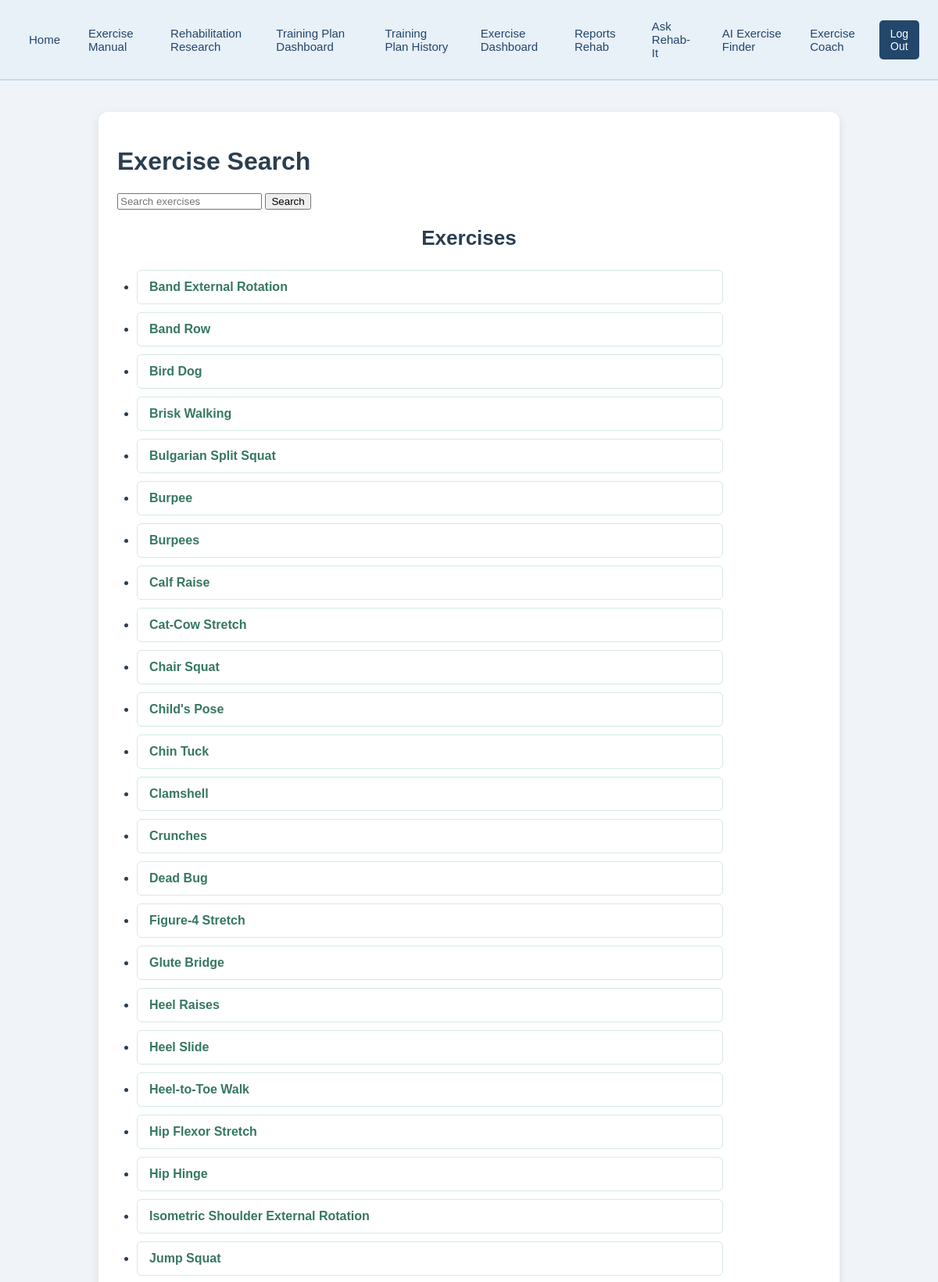
The page /exercises/search/ (signed in, upper part) on the database its author committed.
### rehab/models.py (models this page shows)
class Exercise(models.Model):
    exercise_id = models.AutoField(primary_key=True)
    name = models.CharField(max_length=100)
    description = models.TextField()
    difficulty = models.IntegerField()
    def __str__(self):
        return f"{self.name}"
    class Meta:
        ordering = ["name"]
        constraints = [
            models.UniqueConstraint(
                fields=["name", "difficulty"],
                name="unique_exercise_difficulty"
            )
        ]

### rehab/views.py (the view)
# urls.py: path("exercises/search/", exerciseSearch, name="exercise_search"),
@login_required
def exerciseSearch(request):
    query = request.GET.get("q", "")
    exercises = Exercise.objects.all()
    if query:
        exercises = exercises.filter(
            name__icontains=query
        )
    context = {
        "exercises": exercises,
        "query": query,
    }
    return render(
        request,
        "rehab/exercise_search.html",
        context
    )

### templates/rehab/exercise_search.html (shortened to what this page needs)
{% extends "rehab/base.html" %}
{% block rehab_content %}
<h1>Exercise Search</h1>
<form method="GET">
    <input
        type="text"
        name="q"
        value="{{ query }}"
        placeholder="Search exercises"
    >
    <button type="submit">Search</button>
</form>
<h2>Exercises</h2>
<ul>
    {% for exercise in exercises %}
        <li>
            <a href="{% url 'exercise_detail' exercise.pk %}">
                {{ exercise }}
            </a>
        </li>
    {% empty %}
        <li>No exercises match your search.</li>
    {% endfor %}
</ul>
{% endblock %}

### static/css/style.css (style rules this page uses)
body { font-family: Arial, sans-serif; background-color: #f0f4f8; color: #2c3e50; margin: 0; padding: 0; }
main h2 { text-align: center; margin-bottom: 25px; font-size: 26px; }
ul, ol { padding-left: 25px; max-width: 750px; }
li { background-color: #ffffff; margin-bottom: 10px; padding: 12px 15px; border: 1px solid #d5e9e2; border-radius: 6px; }
li a { color: #367764; text-decoration: none; font-weight: bold; }

### rows shown on the page
Exercise: name "Band External Rotation"
Exercise: name "Band Row"
Exercise: name "Bird Dog"
Exercise: name "Brisk Walking"
Exercise: name "Bulgarian Split Squat"
Exercise: name "Burpee"
Exercise: name "Burpees"
Exercise: name "Calf Raise"
Exercise: name "Cat-Cow Stretch"
Exercise: name "Chair Squat"
Exercise: name "Child's Pose"
Exercise: name "Chin Tuck"
Exercise: name "Clamshell"
Exercise: name "Crunches"
Exercise: name "Dead Bug"
Exercise: name "Figure-4 Stretch"
Exercise: name "Glute Bridge"
Exercise: name "Heel Raises"
Exercise: name "Heel Slide"
Exercise: name "Heel-to-Toe Walk"
Exercise: name "Hip Flexor Stretch"
Exercise: name "Hip Hinge"
Exercise: name "Isometric Shoulder External Rotation"
Exercise: name "Jump Squat"
